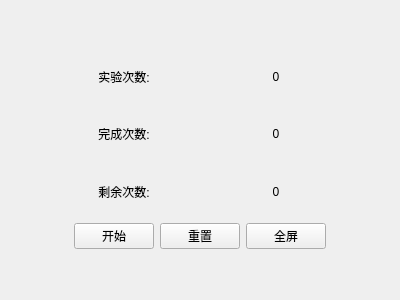
<?xml version="1.0" encoding="UTF-8"?>
<ui version="4.0">
 <class>MIControlWidget</class>
 <widget class="QWidget" name="MIControlWidget">
  <property name="geometry">
   <rect>
    <x>0</x>
    <y>0</y>
    <width>400</width>
    <height>300</height>
   </rect>
  </property>
  <property name="windowTitle">
   <string>Form</string>
  </property>
  <layout class="QVBoxLayout" name="verticalLayout_2" stretch="0,3,1,0">
   <item>
    <spacer name="verticalSpacer">
     <property name="orientation">
      <enum>Qt::Vertical</enum>
     </property>
     <property name="sizeHint" stdset="0">
      <size>
       <width>20</width>
       <height>40</height>
      </size>
     </property>
    </spacer>
   </item>
   <item>
    <layout class="QVBoxLayout" name="verticalLayout">
     <item>
      <layout class="QHBoxLayout" name="horizontalLayout" stretch="0,1,1,0">
       <item>
        <spacer name="horizontalSpacer_3">
         <property name="orientation">
          <enum>Qt::Horizontal</enum>
         </property>
         <property name="sizeHint" stdset="0">
          <size>
           <width>40</width>
           <height>20</height>
          </size>
         </property>
        </spacer>
       </item>
       <item>
        <widget class="QLabel" name="label">
         <property name="text">
          <string>实验次数:</string>
         </property>
         <property name="alignment">
          <set>Qt::AlignCenter</set>
         </property>
        </widget>
       </item>
       <item>
        <widget class="QLabel" name="all_num">
         <property name="text">
          <string>0</string>
         </property>
         <property name="alignment">
          <set>Qt::AlignCenter</set>
         </property>
        </widget>
       </item>
       <item>
        <spacer name="horizontalSpacer_4">
         <property name="orientation">
          <enum>Qt::Horizontal</enum>
         </property>
         <property name="sizeHint" stdset="0">
          <size>
           <width>40</width>
           <height>20</height>
          </size>
         </property>
        </spacer>
       </item>
      </layout>
     </item>
     <item>
      <layout class="QHBoxLayout" name="horizontalLayout_2" stretch="0,1,1,0">
       <item>
        <spacer name="horizontalSpacer_5">
         <property name="orientation">
          <enum>Qt::Horizontal</enum>
         </property>
         <property name="sizeHint" stdset="0">
          <size>
           <width>40</width>
           <height>20</height>
          </size>
         </property>
        </spacer>
       </item>
       <item>
        <widget class="QLabel" name="label_2">
         <property name="text">
          <string>完成次数:</string>
         </property>
         <property name="alignment">
          <set>Qt::AlignCenter</set>
         </property>
        </widget>
       </item>
       <item>
        <widget class="QLabel" name="finish_num">
         <property name="text">
          <string>0</string>
         </property>
         <property name="alignment">
          <set>Qt::AlignCenter</set>
         </property>
        </widget>
       </item>
       <item>
        <spacer name="horizontalSpacer_6">
         <property name="orientation">
          <enum>Qt::Horizontal</enum>
         </property>
         <property name="sizeHint" stdset="0">
          <size>
           <width>40</width>
           <height>20</height>
          </size>
         </property>
        </spacer>
       </item>
      </layout>
     </item>
     <item>
      <layout class="QHBoxLayout" name="horizontalLayout_3" stretch="0,1,1,0">
       <item>
        <spacer name="horizontalSpacer_7">
         <property name="orientation">
          <enum>Qt::Horizontal</enum>
         </property>
         <property name="sizeHint" stdset="0">
          <size>
           <width>40</width>
           <height>20</height>
          </size>
         </property>
        </spacer>
       </item>
       <item>
        <widget class="QLabel" name="label_3">
         <property name="text">
          <string>剩余次数:</string>
         </property>
         <property name="alignment">
          <set>Qt::AlignCenter</set>
         </property>
        </widget>
       </item>
       <item>
        <widget class="QLabel" name="remain_num">
         <property name="text">
          <string>0</string>
         </property>
         <property name="alignment">
          <set>Qt::AlignCenter</set>
         </property>
        </widget>
       </item>
       <item>
        <spacer name="horizontalSpacer_8">
         <property name="orientation">
          <enum>Qt::Horizontal</enum>
         </property>
         <property name="sizeHint" stdset="0">
          <size>
           <width>40</width>
           <height>20</height>
          </size>
         </property>
        </spacer>
       </item>
      </layout>
     </item>
    </layout>
   </item>
   <item>
    <layout class="QHBoxLayout" name="horizontalLayout_4">
     <item>
      <spacer name="horizontalSpacer">
       <property name="orientation">
        <enum>Qt::Horizontal</enum>
       </property>
       <property name="sizeHint" stdset="0">
        <size>
         <width>40</width>
         <height>20</height>
        </size>
       </property>
      </spacer>
     </item>
     <item>
      <widget class="QPushButton" name="start">
       <property name="text">
        <string>开始</string>
       </property>
      </widget>
     </item>
     <item>
      <widget class="QPushButton" name="reset">
       <property name="text">
        <string>重置</string>
       </property>
      </widget>
     </item>
     <item>
      <widget class="QPushButton" name="full_screen">
       <property name="text">
        <string>全屏</string>
       </property>
      </widget>
     </item>
     <item>
      <spacer name="horizontalSpacer_2">
       <property name="orientation">
        <enum>Qt::Horizontal</enum>
       </property>
       <property name="sizeHint" stdset="0">
        <size>
         <width>40</width>
         <height>20</height>
        </size>
       </property>
      </spacer>
     </item>
    </layout>
   </item>
   <item>
    <spacer name="verticalSpacer_2">
     <property name="orientation">
      <enum>Qt::Vertical</enum>
     </property>
     <property name="sizeHint" stdset="0">
      <size>
       <width>20</width>
       <height>40</height>
      </size>
     </property>
    </spacer>
   </item>
  </layout>
 </widget>
 <resources/>
 <connections/>
</ui>
